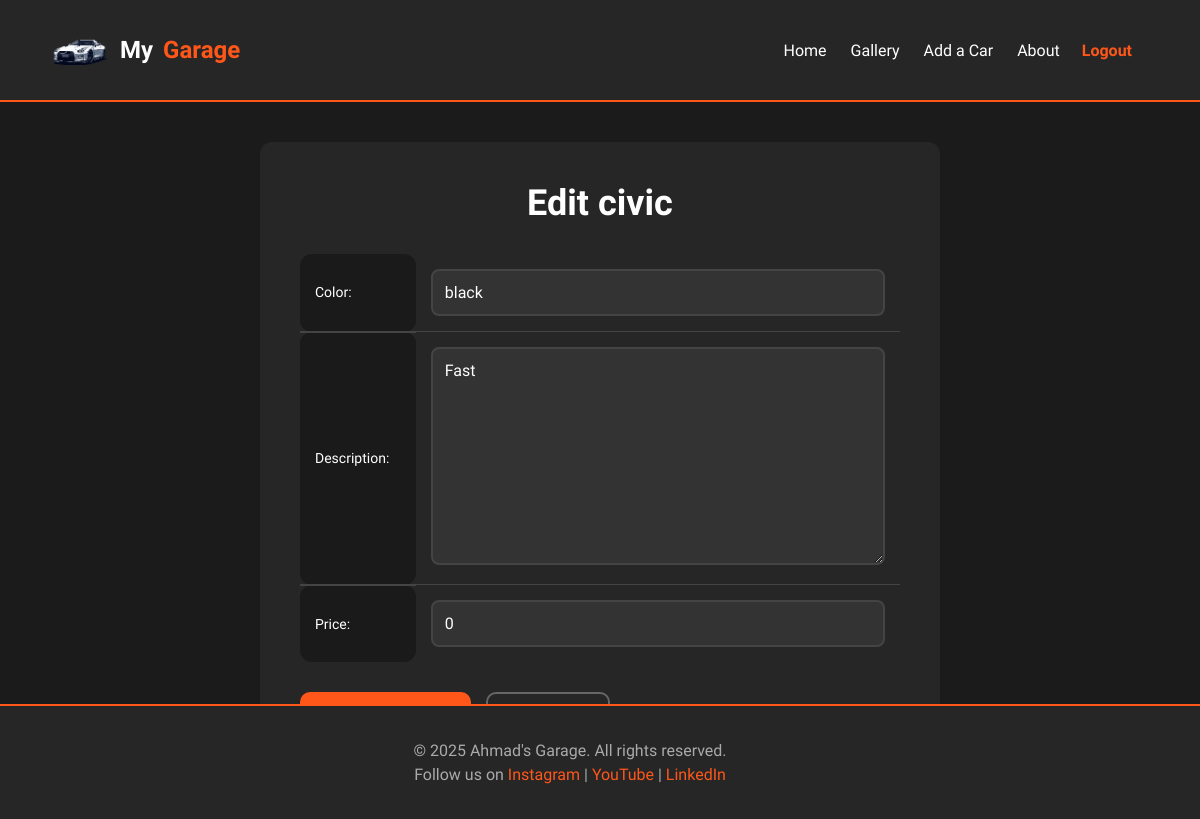
The app's page /cars/1/update/ (signed in) with its own data.
### main_app/models.py (models this page shows, shortened)
class Car(models.Model):
    name = models.CharField(max_length=100)
    color = models.CharField(max_length=50)
    year = models.IntegerField()
    model = models.CharField(max_length=100)
    description = models.TextField(max_length=500)
    price = models.IntegerField()
    user = models.ForeignKey(User, on_delete=models.CASCADE) # forein key linking to a user account

### main_app/views.py (the view)
# urls.py: path('cars/<int:pk>/update/', views.CarUpdate.as_view(), name='car-update'),
class CarUpdate(LoginRequiredMixin, UpdateView):
    model = Car
    fields = ['color', 'description', 'price']

### main_app/templates/main_app/car_form.html (shortened to what this page needs)
{% extends 'base.html' %}
{% load static %}
{% block head %}
    <link rel='stylesheet' href="{% static 'css/form.css' %}"/>
{% endblock %}
{% block content %}
    <div class="form-container">
        {% if car %}
        <h1>Edit {{ car.name }}</h1>
        {% else %}
        <h1>Add New Car</h1>
        {% endif %}
        <form method="POST" action="">
            <table>
                {{ form.as_table }}
            </table>
            <div class="car-form-actions">
                {% if car %}
                <button type="submit" class="btn-submit" >Confirm Edit</button>
                <a href="{% url 'car-detail' car.id %}" class="btn-cancel">Cancel</a>
                {% else %}
                <button type="submit" class="btn-submit" >Add Car</button>
                <a href="/" class="btn-cancel">Cancel</a>
                {% endif %}
            </div>
        </form>
    </div>
{% endblock %}

### main_app/static/css/base.css (style rules this page uses)
* { scroll-behavior: smooth; text-decoration:none; font-family: 'Orbitron', sans-serif; }
body { margin: 0; background: #1b1b1b; color: #fff; }
a { color: rgb(255, 87, 26); }

### main_app/static/css/form.css (style rules this page uses)
* { font-family: 'Orbitron', sans-serif; }
.form-container { width: 100%; max-width: 600px; margin: 40px auto; padding: 40px; background: #262626; border-radius: 12px; color: #fff; }
.form-container h1 { text-align: center; margin: 0 0 30px; font-size: 36px; }
table { width: 100%; border-collapse: collapse; margin-bottom: 30px; }
table th { text-align: left; padding: 15px; border-bottom: 2px solid #444; font-weight: 500; border-radius: 12px; }
table td { padding: 15px; border-bottom: 1px solid #444; }
table tr:last-child td { border-bottom: none; }
table tr:last-child th { border-bottom: none; }
table th { background: #1a1a1a; font-size: 14px; color: #fff; }
table input[type="text"], table input[type="number"], table input[type="date"], form input[type="password"], table textarea, table select { width: 100%; padding: 12px; border: 2px solid #444; border-radius: 8px; background: #333; color: #fff; font-size: 16px; font-family: inherit; transition: border-color 0.3s; box-sizing: border-box; }
table input::placeholder, table textarea::placeholder { color: #888; }
.car-form-actions { display: flex; gap: 15px; margin-top: 30px; flex-wrap: wrap; }
.btn-submit { padding: 12px 30px; font-size: 16px; font-weight: 500; border-radius: 10px; cursor: pointer; transition: 0.3s; text-transform: uppercase; border: 2px solid rgb(255, 87, 26); background: rgb(255, 87, 26); color: #fff; }
.btn-cancel { padding: 12px 30px; font-size: 16px; font-weight: 500; border-radius: 10px; cursor: pointer; transition: 0.3s; text-transform: uppercase; border: 2px solid #666; background: transparent; color: #fff; text-decoration: none; display: inline-block; }

### records on screen
Car: name "civic", color "black", description "Fast", price "0"
